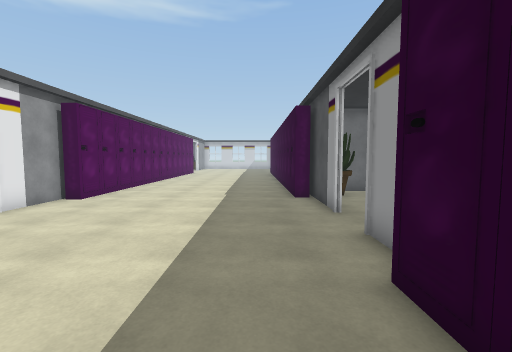
View 1 (above)

24 first-person views from a walk through a Unity game level. The camera is 1.5 m above the floor, tilts 4° down and sees 90° across. The floor is counted in squares, 1 m on a side. Each view is taken from the middle of a square. On the plan, view 1 faces up. The plan holds only what a view shows up to about 13 squares ahead; the rest is blank. The place goes on beyond the plan. The player is left out. Some animated figures are not drawn. Door leaves are left out, so doorways stand open.

View 2
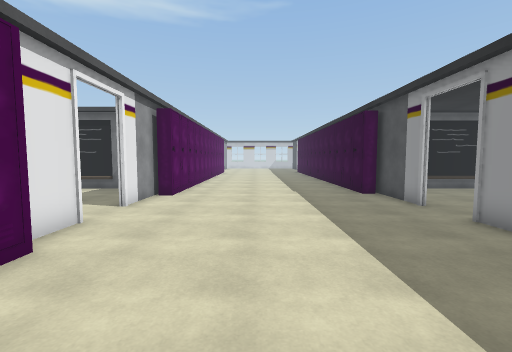

View 3
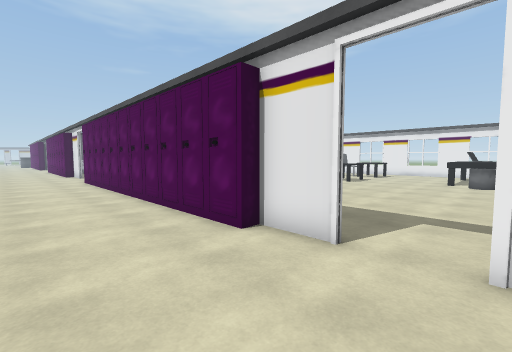

View 4
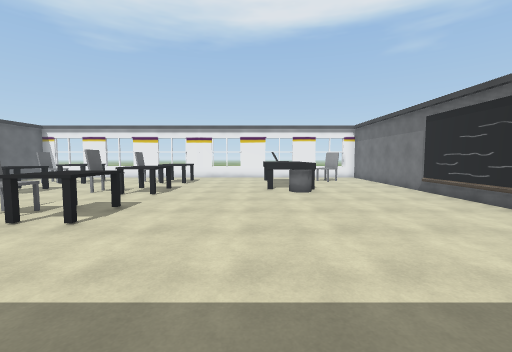

View 5
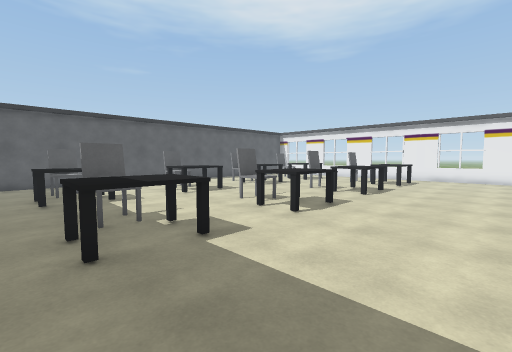

View 6
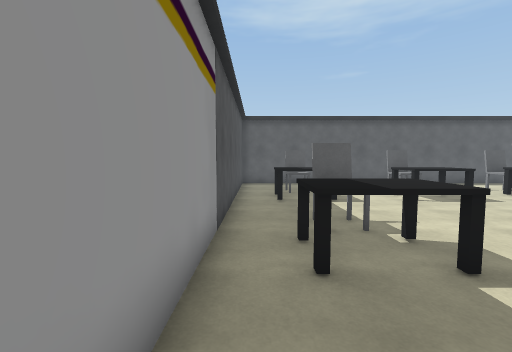

View 7
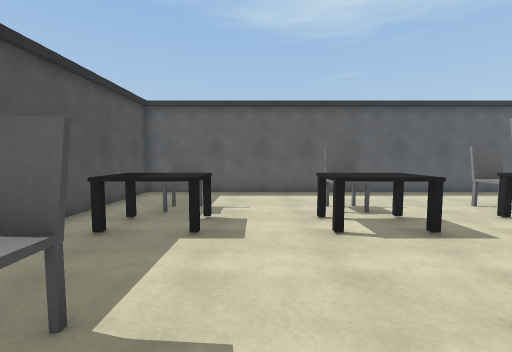

View 8
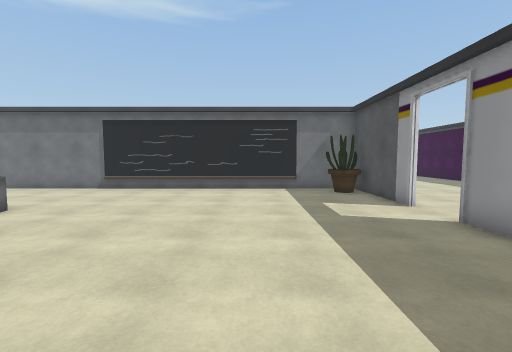

View 9
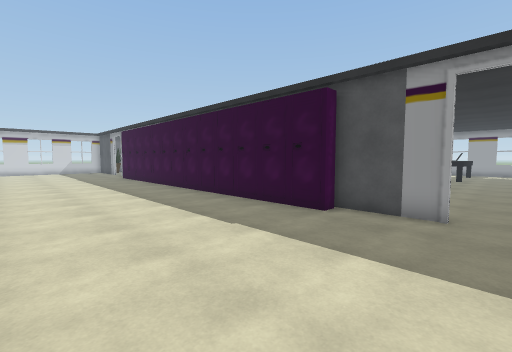

View 10
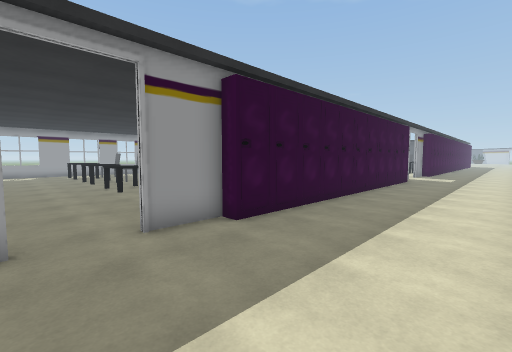

View 11
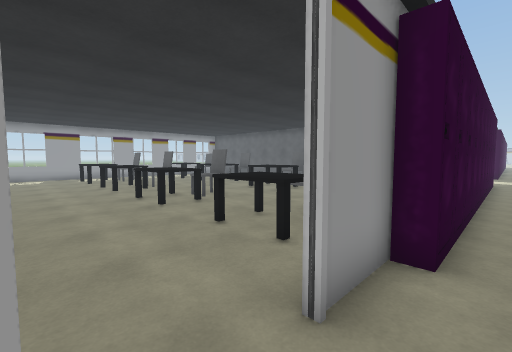

View 12
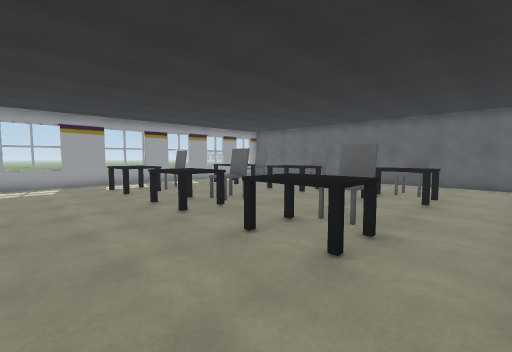

View 13
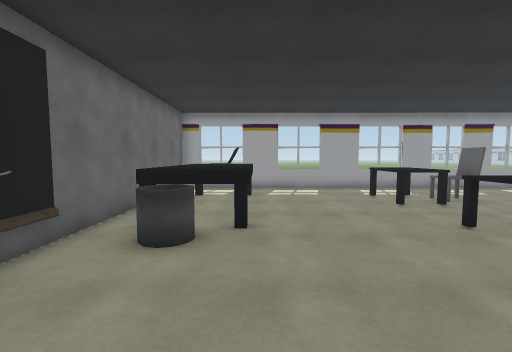

View 14
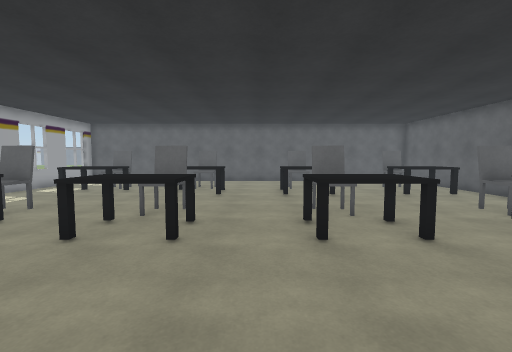

View 15
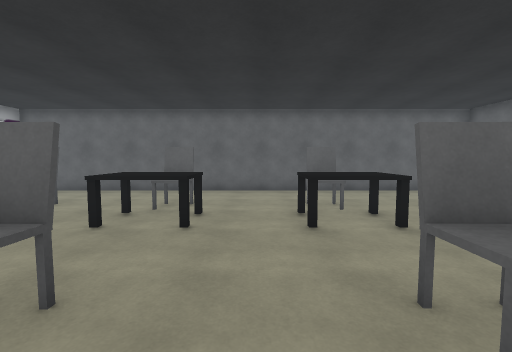

View 16
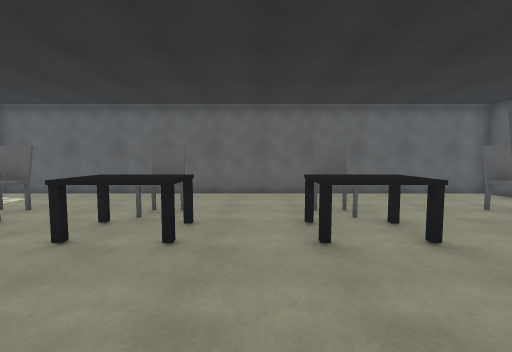

View 17
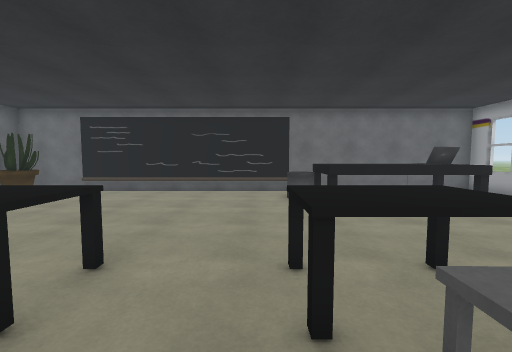

View 18
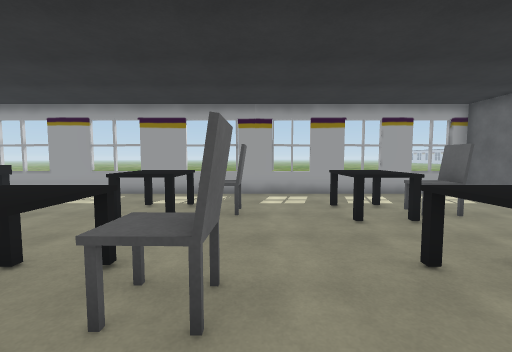

View 19
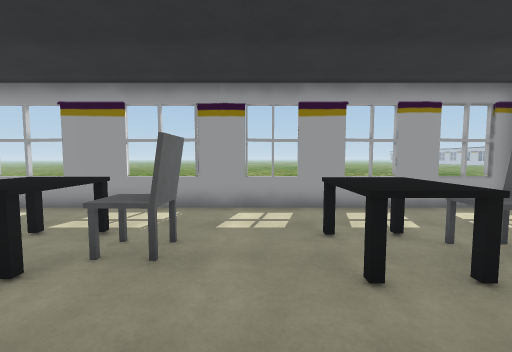

View 20
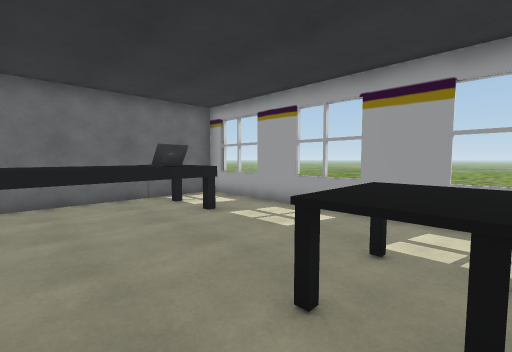

View 21
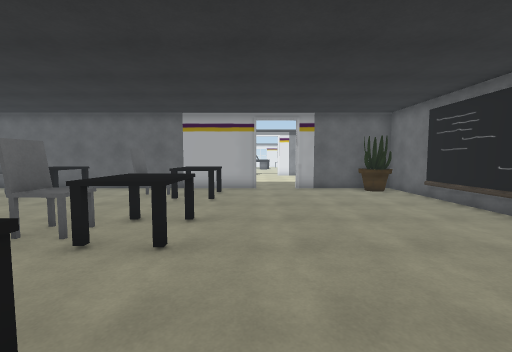

View 22
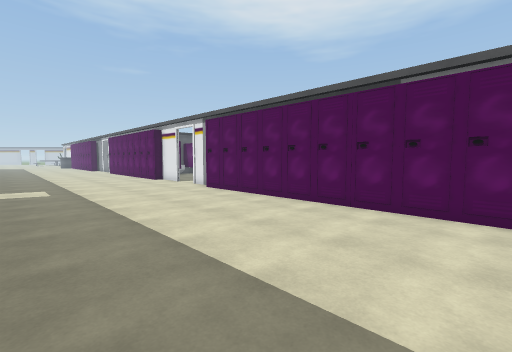

View 23
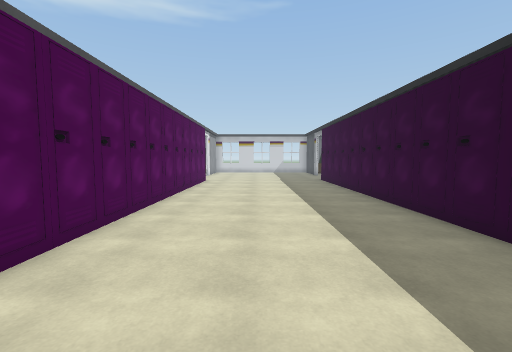

View 24
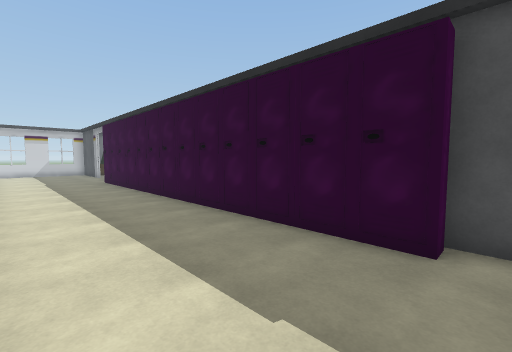

### Floor plan
Key: @ floor where view 1 was taken; # wall or solid block; . floor; D open door; = window, fence, low wall or low ledge; L locker; P plant; B bin; E desk; C chair; A laptop; O other object.
Columns run from 21 left of view 1 to 23 right of it. Each row starts with its distance up from view 1.
 22                 .......L
 21               L#.......L
 20               L#.......L
 19               LL.......#
 18               L#.......L
 17                #.......L
 16               L#.......L
 15               LL.......#
 14               L#.......L
 13               L#.......L                 O
 12 ##############L#.......L##########O######O###
 11 ...OOOOOOOO..PL#.......#P...................#
 10 .............PLL.......LP..........BBOOOAA..=
  9 ..............#........#............BOOOAA..=
  8 ............DD#........#............OOOOOO..#
  7 O............D#........D....................#
  6 OBB....................DD...................=
  5 OO.....................#....................#
  4 ..............#........#....................#
  3 ..............#........L.EEE..EEE..EE..EEE..#
  2 ..............L........L.EEE..EEE..EE..EEE..=
  1 ..............L........L..C....C...CC...C...=
  0 .EE..EEE..EEE.L......@.L..C....C...CC...C...#
 -1 .EE..EEE..EEE.#........L....................=
 -2 .CC...CC...CC.L........#.EEE..EEE..EE..EEE..=
 -3  CC...CC...CC.L........L. EE..EEE..EE..EEE..#
 -4  .............L........L.ECE..ECE..CC..ECE..=
 -5  .............L........L  C....C...CC...C...#
 -6 .EEE.EEE..EEE.#........# ...................#
 -7 .E E.EEE..EEE.L........L....................=
 -8  CC...CC...C..L........O....................#
 -9  CC...CC...CC.L........O########## ##########
-10 ..............#........#
-11 ..............L........O
-12 # #  #  # # ### .......

Where each view was taken, in squares from view 1:
view 1: 0 up, 0 right, facing up
view 2: 1 down, 3 left, facing up
view 3: 7 up, 3 left, facing down-left
view 4: 4 up, 8 left, facing left
view 5: 4 up, 8 left, facing down-left
view 6: 3 up, 8 left, facing down
view 7: 1 down, 12 left, facing down
view 8: 1 down, 12 left, facing up
view 9: 6 up, 5 left, facing up-right
view 10: 7 up, 3 left, facing down-right
view 11: 7 up, 1 right, facing down-right
view 12: 7 up, 7 right, facing down-right
view 13: 8 up, 10 right, facing right
view 14: 8 up, 12 right, facing down
view 15: 3 up, 12 right, facing down
view 16: 2 up, 12 right, facing down
view 17: 0 up, 13 right, facing up
view 18: 0 up, 12 right, facing right
view 19: 1 down, 15 right, facing right
view 20: 2 up, 16 right, facing up-right
view 21: 5 up, 15 right, facing left
view 22: 0 up, 1 right, facing down-left
view 23: 9 up, 3 left, facing up
view 24: 9 up, 3 left, facing up-right
